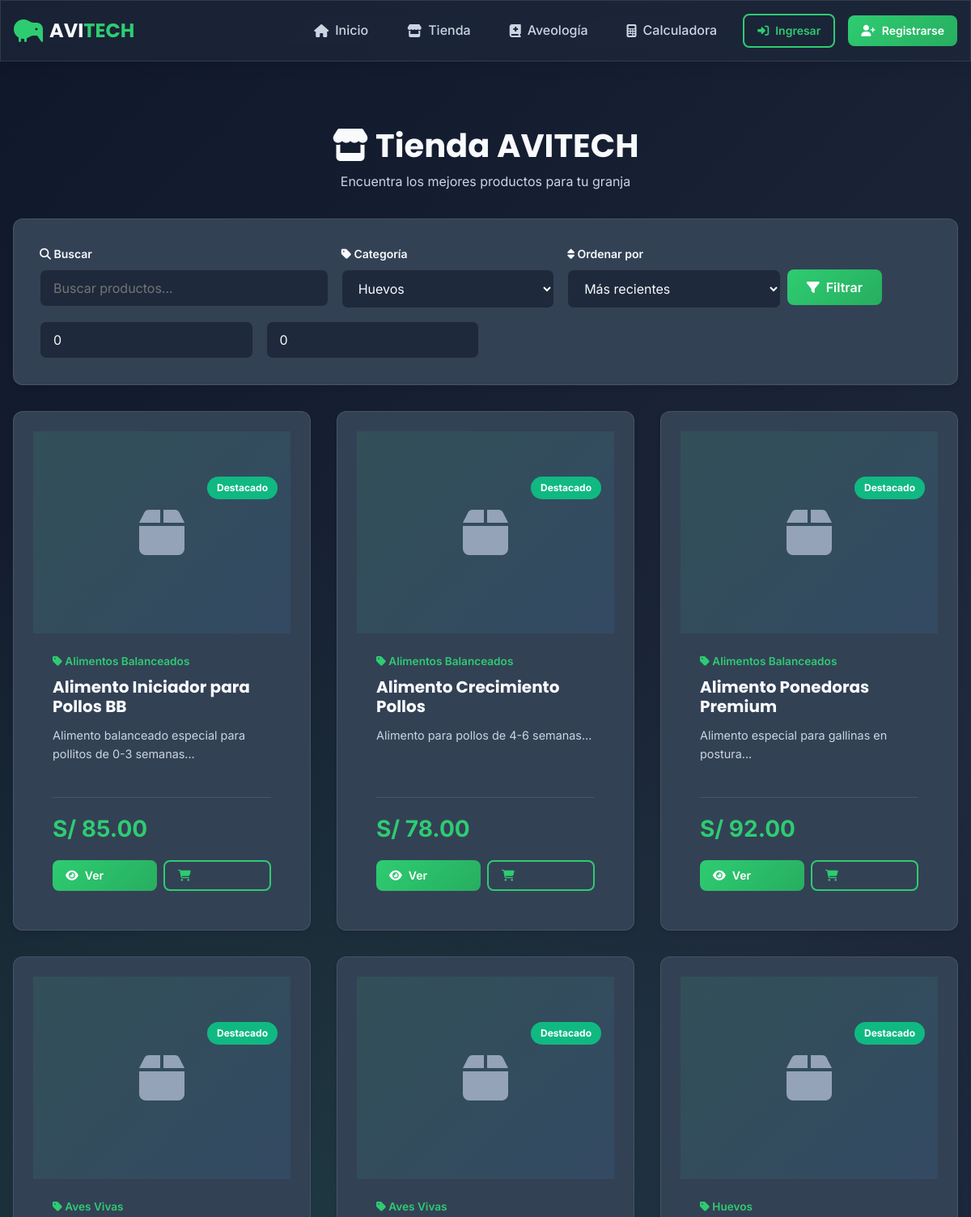
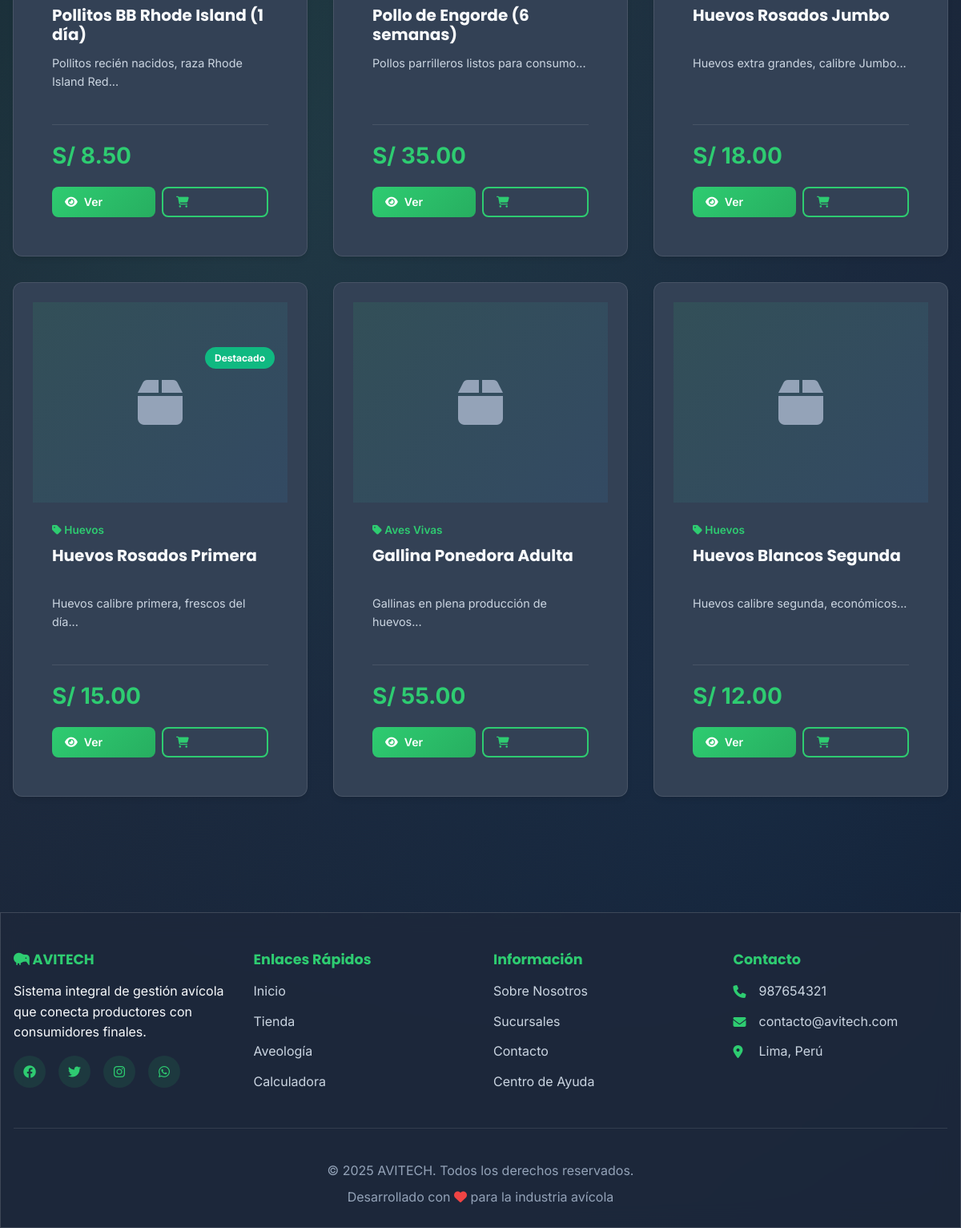
The app's page /tienda?categoria=3 with its own data (2 pictures, top to bottom).
### tables this page shows
CREATE TABLE productos (
    id_producto INT AUTO_INCREMENT PRIMARY KEY,
    id_categoria_producto INT NOT NULL,
    codigo_producto VARCHAR(50) UNIQUE,
    nombre_producto VARCHAR(255) NOT NULL,
    slug VARCHAR(255) NOT NULL UNIQUE,
    descripcion_corta TEXT,
    descripcion_larga LONGTEXT,
    precio_unitario DECIMAL(10,2) NOT NULL,
    precio_oferta DECIMAL(10,2),
    unidad_medida ENUM('unidad', 'kg', 'lb', 'docena', 'caja', 'saco') DEFAULT 'unidad',
    peso_gramos DECIMAL(8,2),
    stock_total INT DEFAULT 0 COMMENT 'Stock total en granja central',
    stock_minimo INT DEFAULT 5,
    requiere_refrigeracion TINYINT(1) DEFAULT 0,
    dias_frescura INT COMMENT 'Días de vida útil del producto',
    destacado TINYINT(1) DEFAULT 0,
    activo TINYINT(1) DEFAULT 1,
    fecha_creacion TIMESTAMP DEFAULT CURRENT_TIMESTAMP,
    fecha_actualizacion TIMESTAMP DEFAULT CURRENT_TIMESTAMP ON UPDATE CURRENT_TIMESTAMP,
    FOREIGN KEY (id_categoria_producto) REFERENCES categorias_producto(id_categoria_producto),
    INDEX idx_categoria (id_categoria_producto),
    INDEX idx_slug (slug),
    INDEX idx_destacado (destacado),
    INDEX idx_activo (activo),
    FULLTEXT KEY ft_productos (nombre_producto, descripcion_corta)
);

CREATE TABLE categorias_producto (
    id_categoria_producto INT AUTO_INCREMENT PRIMARY KEY,
    nombre_categoria VARCHAR(100) NOT NULL UNIQUE,
    slug VARCHAR(100) NOT NULL UNIQUE,
    descripcion TEXT,
    icono VARCHAR(50),
    imagen VARCHAR(255),
    parent_id INT DEFAULT NULL COMMENT 'Para subcategorías',
    orden INT DEFAULT 0,
    activo TINYINT(1) DEFAULT 1,
    fecha_creacion TIMESTAMP DEFAULT CURRENT_TIMESTAMP,
    FOREIGN KEY (parent_id) REFERENCES categorias_producto(id_categoria_producto) ON DELETE SET NULL,
    INDEX idx_parent (parent_id),
    INDEX idx_slug (slug)
);

### controllers/TiendaController.php (called while the page is built, shortened)
<?php
require_once ROOT_PATH . '/core/Controller.php';
require_once ROOT_PATH . '/models/Producto.php';
class TiendaController extends Controller
{
    private $productoModel;
    public function __construct()
    {
        $this->productoModel = new Producto($this->db);
    }
    public function index()
    {
        $busqueda = $this->sanitize($_GET['q'] ?? '');
        $categoria = intval($_GET['categoria'] ?? 0);
        $ordenar = $this->sanitize($_GET['orden'] ?? 'recientes');
        $precioMin = floatval($_GET['precio_min'] ?? 0);
        $precioMax = floatval($_GET['precio_max'] ?? 0);
        $filtros = [];
        if ($categoria > 0) {
            $filtros['id_categoria'] = $categoria;
        }
        $order = match ($ordenar) {
            'precio_asc' => 'precio_unitario ASC',
            'precio_desc' => 'precio_unitario DESC',
            'nombre' => 'nombre_producto ASC',
            default => 'p.fecha_creacion DESC'
        };
        $filtros['order'] = $order;
        $productos = $this->productoModel->getAll($filtros, 12);
        $categorias = $this->productoModel->getCategorias();
        $data = [
            'title' => 'Tienda - ' . APP_NAME,
            'productos' => $productos,
            'categorias' => $categorias,
            'filtros_actuales' => [
                'busqueda' => $busqueda,
                'categoria' => $categoria,
                'orden' => $ordenar,
                'precio_min' => $precioMin,
                'precio_max' => $precioMax
            ]
        ];
        $this->view('tienda/index', $data);
    }
}

### core/Database.php (called while the page is built, shortened)
<?php
class Database
{
    private static $instance = null;
    private $connection;
    private function __construct()
    {
        try {
            $dsn = "mysql:host=" . DB_HOST . ";dbname=" . DB_NAME . ";charset=" . DB_CHARSET;
            $options = [
                PDO::ATTR_ERRMODE => PDO::ERRMODE_EXCEPTION,
                PDO::ATTR_DEFAULT_FETCH_MODE => PDO::FETCH_ASSOC,
                PDO::ATTR_EMULATE_PREPARES => false,
                PDO::MYSQL_ATTR_INIT_COMMAND => "SET NAMES " . DB_CHARSET
            ];
            $this->connection = new PDO($dsn, DB_USER, DB_PASS, $options);
        } catch (PDOException $e) {
            die("Error de conexión: " . $e->getMessage());
        }
    }
    public static function getInstance()
    {
        if (self::$instance === null) {
            self::$instance = new self();
        }
        return self::$instance;
    }
    public function getConnection()
    {
        return $this->connection;
    }
}

### models/Producto.php (called while the page is built, shortened)
<?php
class Producto
{
    private $db;
    private $table = 'productos';
    public function __construct($db)
    {
        $this->db = $db;
    }
    public function getAll($filters = [], $limit = 12, $offset = 0)
    {
        $query = "SELECT p.*, cp.nombre_categoria, cp.slug as categoria_slug,
                  (SELECT url_imagen FROM imagenes_producto WHERE id_producto = p.id_producto AND es_principal = 1 LIMIT 1) as imagen_principal
                  FROM {$this->table} p
                  INNER JOIN categorias_producto cp ON p.id_categoria_producto = cp.id_categoria_producto
                  WHERE p.activo = 1";
        $params = [];
        $query .= " ORDER BY p.destacado DESC, p.fecha_creacion DESC LIMIT :limit OFFSET :offset";
        $stmt = $this->db->prepare($query);
        $stmt->bindValue(':limit', $limit, PDO::PARAM_INT);
        $stmt->bindValue(':offset', $offset, PDO::PARAM_INT);
        $stmt->execute();
        return $stmt->fetchAll();
    }
    public function getCategorias()
    {
        $query = "SELECT * FROM categorias_producto ORDER BY nombre_categoria";
        $stmt = $this->db->prepare($query);
        $stmt->execute();
        return $stmt->fetchAll();
    }
}

### views/tienda/index.php (the view, shortened to what this page needs)
<?php require_once ROOT_PATH . '/views/layouts/header.php'; ?>
<div class="container">
    <div class="shop-header">
        <h1><i class="fas fa-store"></i> Tienda AVITECH</h1>
        <p class="text-secondary">Encuentra los mejores productos para tu granja</p>
    </div>
    <div class="shop-filters glass card">
        <form method="GET" action="<?php echo APP_URL; ?>/tienda" class="filter-form">
            <div class="row">
                <div class="col-4">
                    <div class="form-group">
                        <label><i class="fas fa-search"></i> Buscar</label>
                        <input type="text" name="q" class="form-control" placeholder="Buscar productos..."
                            value="<?php echo htmlspecialchars($filtros_actuales['busqueda']); ?>">
                    </div>
                </div>
                <div class="col-3">
                    <div class="form-group">
                        <label><i class="fas fa-tag"></i> Categoría</label>
                        <select name="categoria" class="form-control">
                            <?php foreach ($categorias as $cat): ?>
                                <option value="<?php echo $cat['id_categoria_producto']; ?>"
                                    <?php echo $filtros_actuales['categoria'] == $cat['id_categoria_producto'] ? 'selected' : ''; ?>>
                                    <?php echo htmlspecialchars($cat['nombre_categoria']); ?>
                                </option>
                            <?php endforeach; ?>
                        </select>
                    </div>
                </div>
                <div class="col-3">
                    <div class="form-group">
                        <label><i class="fas fa-sort"></i> Ordenar por</label>
                        <select name="orden" class="form-control">
                            <option value="recientes" <?php echo $filtros_actuales['orden'] == 'recientes' ? 'selected' : ''; ?>>Más recientes</option>
                        </select>
                    </div>
                </div>
                <div class="col-2">
                    <div class="form-group">
                        <label>&nbsp;</label>
                        <button type="submit" class="btn btn-primary w-full">
                            <i class="fas fa-filter"></i> Filtrar
                        </button>
                    </div>
                </div>
            </div>
            <div class="row mt-2">
                <div class="col-3">
                    <input type="number" name="precio_min" class="form-control" placeholder="Precio mínimo"
                        value="<?php echo $filtros_actuales['precio_min']; ?>" step="0.01">
                </div>
                <div class="col-3">
                    <input type="number" name="precio_max" class="form-control" placeholder="Precio máximo"
                        value="<?php echo $filtros_actuales['precio_max']; ?>" step="0.01">
                </div>
            </div>
        </form>
    </div>
    <?php if (!empty($productos)): ?>
        <div class="products-grid">
            <?php foreach ($productos as $producto): ?>
                <div class="product-card glass card animate-on-scroll">
                    <div class="product-image">
                        <?php if ($producto['imagen_principal']): ?>
                            <img src="<?php echo APP_URL . '/uploads/' . $producto['imagen_principal']; ?>"
                                alt="<?php echo htmlspecialchars($producto['nombre_producto']); ?>">
                        <?php else: ?>
                            <div class="no-image">
                                <i class="fas fa-box"></i>
                            </div>
                        <?php endif; ?>
                        <?php if ($producto['destacado']): ?>
                            <span class="badge badge-success product-badge" style="top: 3.5rem;">Destacado</span>
                        <?php endif; ?>
                    </div>
                    <div class="product-body">
                        <div class="product-category">
                            <i class="fas fa-tag"></i> <?php echo htmlspecialchars($producto['nombre_categoria']); ?>
                        </div>
                        <h3 class="product-title">
                            <a href="<?php echo APP_URL . '/tienda/detalle/' . $producto['slug']; ?>">
                                <?php echo htmlspecialchars($producto['nombre_producto']); ?>
                            </a>
                        </h3>
                        <p class="product-description">
                            <?php echo htmlspecialchars(substr($producto['descripcion_corta'] ?? 'Producto de calidad premium', 0, 100)) . '...'; ?>
                        </p>
                        <div class="product-footer">
                            <div class="product-price">
                                <?php if ($producto['precio_oferta']): ?>
                                    <span class="price-old">S/ <?php echo number_format($producto['precio_unitario'], 2); ?></span>
                                    <span class="price-current">S/ <?php echo number_format($producto['precio_oferta'], 2); ?></span>
                                    <span class="discount-badge">
                                        -<?php echo round((($producto['precio_unitario'] - $producto['precio_oferta']) / $producto['precio_unitario']) * 100); ?>%
                                    </span>
                                <?php else: ?>
                                    <span class="price-current">S/ <?php echo number_format($producto['precio_unitario'], 2); ?></span>
                                <?php endif; ?>
                            </div>
                            <div class="product-actions">
                                <a href="<?php echo APP_URL . '/tienda/detalle/' . $producto['slug']; ?>"
                                    class="btn btn-primary btn-sm">
                                    <i class="fas fa-eye"></i> Ver
                                </a>
                                <button class="btn btn-outline btn-sm add-to-cart"
                                    data-id="<?php echo $producto['id_producto']; ?>">
                                    <i class="fas fa-shopping-cart"></i>
                                </button>
                            </div>
                        </div>
                    </div>
                </div>
            <?php endforeach; ?>
        </div>
    <?php endif; ?>
</div>
<?php require_once ROOT_PATH . '/views/layouts/footer.php'; ?>

### public/css/style.css (style rules this page uses)
:root { --color-primary: #2ecc71; --color-primary-dark: #27ae60; --color-primary-light: #58d68d; --color-secondary: #3498db; --color-secondary-dark: #2980b9; --color-secondary-light: #5dade2; --color-accent: #f39c12; --color-accent-dark: #e67e22; --color-bg-main: #0f172a; --color-bg-secondary: #1e293b; --color-bg-card: #334155; --color-bg-glass: rgba(30, 41, 59, 0.7); --color-text-primary: #f8fafc; --color-text-secondary: #cbd5e1; --color-text-muted: #94a3b8; --color-success: #10b981; --color-danger: #ef4444; --color-warning: #f59e0b; --color-info: #3b82f6; --shadow-sm: 0 1px 2px 0 rgb(0 0 0 / 0.05); --shadow-md: 0 4px 6px -1px rgb(0 0 0 / 0.1); --shadow-lg: 0 10px 15px -3px rgb(0 0 0 / 0.1); --shadow-xl: 0 20px 25px -5px rgb(0 0 0 / 0.1); --shadow-glow: 0 0 20px rgba(46, 204, 113, 0.3); --radius-sm: 0.375rem; --radius-md: 0.5rem; --radius-lg: 0.75rem; --radius-xl: 1rem; --radius-full: 9999px; --transition-fast: 0.15s ease-in-out; --transition-base: 0.3s ease-in-out; --transition-slow: 0.5s ease-in-out; --font-main: 'Inter', -apple-system, BlinkMacSystemFont, 'Segoe UI', sans-serif; --font-heading: 'Poppins', sans-serif; }
* { margin: 0; padding: 0; box-sizing: border-box; }
html { font-size: 16px; scroll-behavior: smooth; }
body { font-family: var(--font-main); background: var(--color-bg-main); color: var(--color-text-primary); line-height: 1.6; overflow-x: hidden; min-height: 100vh; }
body::before { content: ''; position: fixed; top: 0; left: 0; width: 100%; height: 100%; background: linear-gradient(135deg, var(--color-bg-main) 0%, var(--color-bg-secondary) 50%, var(--color-bg-main) 100% ); z-index: -2; }
body::after { content: ''; position: fixed; top: 0; left: 0; width: 100%; height: 100%; background-image: radial-gradient(circle at 20% 50%, rgba(46, 204, 113, 0.1) 0%, transparent 50%), radial-gradient(circle at 80% 80%, rgba(52, 152, 219, 0.1) 0%, transparent 50%); z-index: -1; }
h1, h2, h3, h4, h5, h6 { font-family: var(--font-heading); font-weight: 700; line-height: 1.2; margin-bottom: 1rem; }
h1 { font-size: 2.5rem; }
h3 { font-size: 1.75rem; }
p { margin-bottom: 1rem; }
a { color: var(--color-primary); text-decoration: none; transition: color var(--transition-base); }
.container { width: 100%; max-width: 1200px; margin: 0 auto; padding: 0 1rem; }
.glass { background: var(--color-bg-glass); backdrop-filter: blur(10px); -webkit-backdrop-filter: blur(10px); border: 1px solid rgba(255, 255, 255, 0.1); box-shadow: var(--shadow-lg); }
.card { background: var(--color-bg-card); border-radius: var(--radius-lg); padding: 1.5rem; box-shadow: var(--shadow-md); transition: all var(--transition-base); }
.btn { display: inline-flex; align-items: center; gap: 0.5rem; padding: 0.75rem 1.5rem; font-family: var(--font-main); font-size: 1rem; font-weight: 600; text-align: center; border: none; border-radius: var(--radius-md); cursor: pointer; transition: all var(--transition-base); text-decoration: none; white-space: nowrap; }
.btn-primary { background: linear-gradient(135deg, var(--color-primary), var(--color-primary-dark)); color: white; }
.btn-outline { background: transparent; border: 2px solid var(--color-primary); color: var(--color-primary); }
.btn-sm { padding: 0.5rem 1rem; font-size: 0.875rem; }
.form-group { margin-bottom: 1.5rem; }
.form-control { width: 100%; padding: 0.75rem 1rem; font-family: var(--font-main); font-size: 1rem; background: var(--color-bg-secondary); border: 1px solid rgba(255, 255, 255, 0.1); border-radius: var(--radius-md); color: var(--color-text-primary); transition: all var(--transition-base); }
select.form-control { cursor: pointer; }
.row { display: flex; flex-wrap: wrap; margin: 0 -0.5rem; }
.col-4 { flex: 0 0 33.333%; max-width: 33.333%; padding: 0 0.5rem; }
.col-3 { flex: 0 0 25%; max-width: 25%; padding: 0 0.5rem; }
.text-secondary { color: var(--color-text-secondary); }
.mt-2 { margin-top: 1rem; }
.badge { display: inline-block; padding: 0.25rem 0.75rem; font-size: 0.875rem; font-weight: 600; border-radius: var(--radius-full); }
.badge-success { background: var(--color-success); color: white; }

### records on screen
productos: destacado "Destacado", id_categoria_producto.nombre_categoria "Alimentos Balanceados", nombre_producto "Alimento Iniciador para Pollos BB", descripcion_corta "Alimento balanceado especial para pollitos de 0-3 semanas", precio_unitario "85.00"
productos: destacado "Destacado", id_categoria_producto.nombre_categoria "Alimentos Balanceados", nombre_producto "Alimento Crecimiento Pollos", descripcion_corta "Alimento para pollos de 4-6 semanas", precio_unitario "78.00"
productos: destacado "Destacado", id_categoria_producto.nombre_categoria "Alimentos Balanceados", nombre_producto "Alimento Ponedoras Premium", descripcion_corta "Alimento especial para gallinas en postura", precio_unitario "92.00"
productos: destacado "Destacado", id_categoria_producto.nombre_categoria "Aves Vivas", nombre_producto "Pollitos BB Rhode Island (1 día)", descripcion_corta "Pollitos recién nacidos, raza Rhode Island Red", precio_unitario "8.50"
productos: destacado "Destacado", id_categoria_producto.nombre_categoria "Aves Vivas", nombre_producto "Pollo de Engorde (6 semanas)", descripcion_corta "Pollos parrilleros listos para consumo", precio_unitario "35.00"
productos: destacado "Destacado", id_categoria_producto.nombre_categoria "Huevos", nombre_producto "Huevos Rosados Jumbo", descripcion_corta "Huevos extra grandes, calibre Jumbo", precio_unitario "18.00"
productos: destacado "Destacado", id_categoria_producto.nombre_categoria "Huevos", nombre_producto "Huevos Rosados Primera", descripcion_corta "Huevos calibre primera, frescos del día", precio_unitario "15.00"
productos: id_categoria_producto.nombre_categoria "Aves Vivas", nombre_producto "Gallina Ponedora Adulta", descripcion_corta "Gallinas en plena producción de huevos", precio_unitario "55.00"
productos: id_categoria_producto.nombre_categoria "Huevos", nombre_producto "Huevos Blancos Segunda", descripcion_corta "Huevos calibre segunda, económicos", precio_unitario "12.00"

### other values on screen
form field categoria "Huevos"
